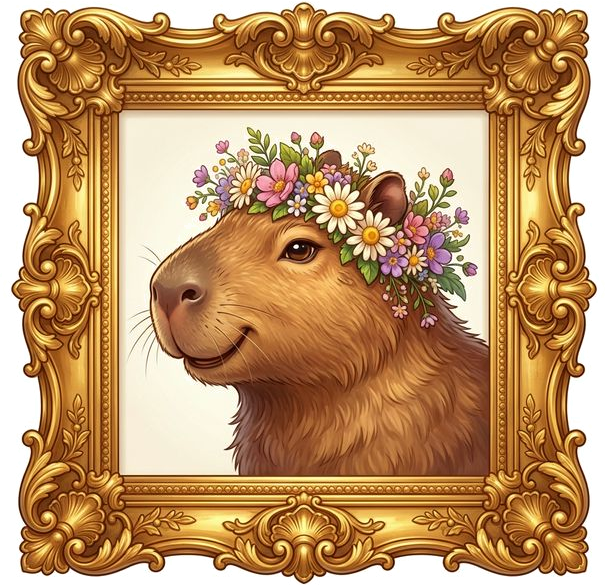
#> input picture assets/mascot_gold.png, 605 x 586 px
$ python -i process_assets.py   (imports and definitions only)
#> lines starting #> are read from the running program, lines starting #| are printed output that depends on the picture
import os
from PIL import Image

def process_image(input_path, output_path, crop_box=None):
#> called with input_path = 'assets/mascot_gold.png', output_path = 'out.png'
    if not os.path.exists(input_path):
        print(f"Skipping: {input_path} (not found)")
        return
    img = Image.open(input_path).convert("RGBA")
#> img is the input picture: PIL image 605x586 RGBA; mean R, G, B, A 190, 147.8, 102.2, 225.4

    # Crop if box provided (left, top, right, bottom)
    if crop_box:
        img = img.crop(crop_box)

    # White to transparent (simple threshold)
    datas = img.getdata()
    newData = []
    for item in datas:
        # If r, g, b are all > 240, make it transparent
        if item[0] > 240 and item[1] > 240 and item[2] > 240:
            newData.append((255, 255, 255, 0))
        else:
            newData.append(item)
#> this loop made 354530 passes
#> item on passes 1 to 3: (255, 255, 255, 0), (255, 255, 255, 0), (255, 255, 255, 0)
#> after the loop, newData = 354530 items
    img.putdata(newData)

    # Trim empty space
    bbox = img.getbbox()
#> bbox = (8, 1, 599, 585)
    if bbox:
        img = img.crop(bbox)
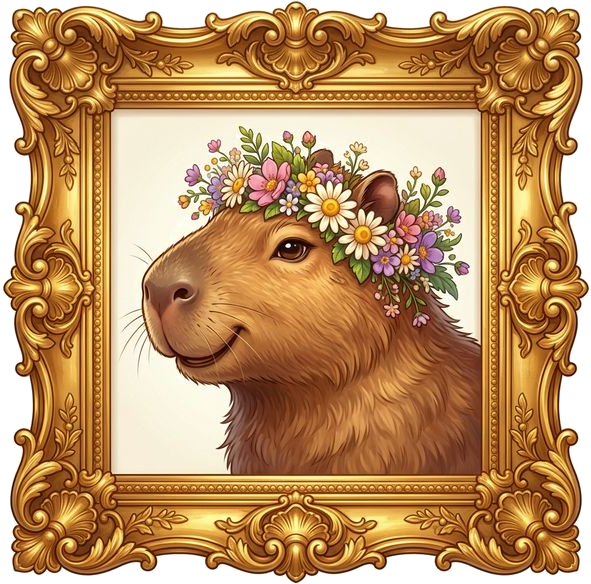
#> img: PIL image 591x584 RGBA; mean R, G, B, A 188.3, 144.9, 98.2, 229.6; transparent parts drawn white

    img.save(output_path, "PNG")
    print(f"Saved: {output_path}")

# Base Dir
brain_dir = r"C:\Users\Yavuz\.gemini\antigravity\brain\cf3f463b-639e-4e58-87c3-0e8ae06b9248"
assets_dir = r"d:\CapibaraBlast\assets"
# [6 lines not run here, left out]

# 2. Numbered Blocks (Asset 2.2 retry)
# 1024x1024 image, 2 rows of 4
# Approximate boxes for 256x256 chunks
block_img = os.path.join(brain_dir, "numbered_blocks_full_set_retry_1774282493572.png")
vals = [2, 4, 8, 16, 32, 64, 128, 256]
# [8 lines not run here, left out]

# 3. Header Frames (3.1/3.2)
# Two wide strips
frames_img = os.path.join(brain_dir, "score_level_frames_frosted_1774282429334.png")
# [3 lines not run here, left out]

# 4. Buttons (4.2/4.3)
btn_img = os.path.join(brain_dir, "menu_buttons_pill_translucent_1774282470647.png")
# [6 lines not run here, left out]

# 4.5 Background (No background removal needed, just rename)
src_bg = os.path.join(brain_dir, "premium_water_cattail_bg_v29_1774282578458.png")
# [11 lines not run here, left out]

>>> result = process_image('assets/mascot_gold.png', 'out.png')

$ run again, on assets/block_16.png
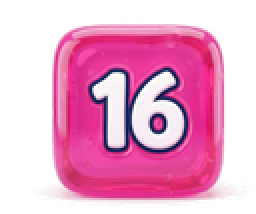
#> input picture assets/block_16.png, 128 x 107 px (shown 2 times larger)
#> in process_image, img is the input picture: PIL image 128x107 RGBA; mean R, G, B, A 143.2, 78, 112.5, 146.8
#> the loop in process_image, `for item in datas:` made 13696 passes
#> item on passes 1 to 3: (255, 255, 255, 255), (248, 255, 248, 80), (0, 0, 0, 0)
#> after the loop in process_image, `for item in datas:`: newData = 13696 items, first 6: (255, 255, 255, 0), (255, 255, 255, 0), (0, 0, 0, 0), (255, 255, 255, 0), (0, 0, 0, 0), (0, 0, 0, 0)
#> bbox = (0, 5, 117, 105)
#> in process_image, `img = img.crop(bbox)`:
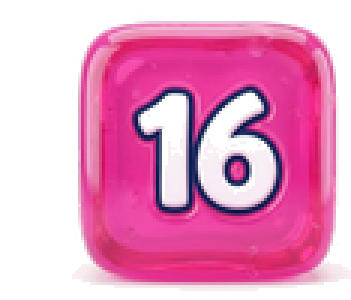
#> img: PIL image 117x100 RGBA (shown 3 times larger); mean R, G, B, A 164.1, 87.8, 128.2, 153.4; transparent parts drawn white
